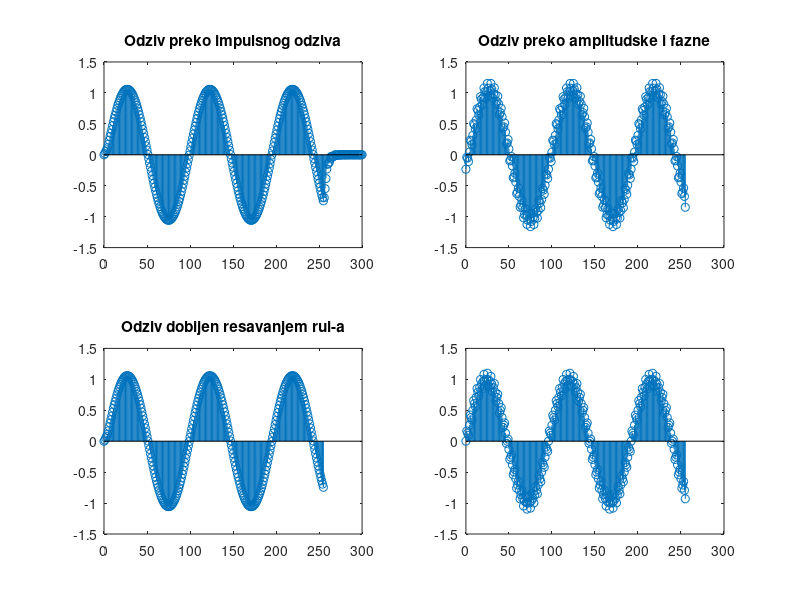
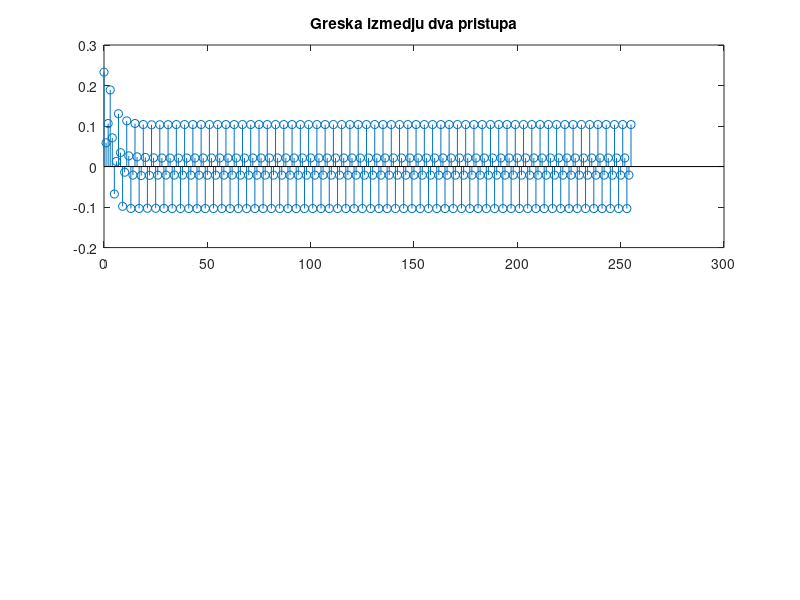

Source code (MATLAB) for these figures, in order:
% zadatak 3.5

fs =  48000
f1 = 500
f2 = 12000
n = 0 : 255;
b = [0.1094 0.1094 0.1094 0.1094]
a  = [0.96875 -1 0.96875 -0.53125]
delta = [1 zeros(1, 255)]
u = sin ( 2* pi* f1 /fs * n) + 0.1* sin (2* pi * f2 / fs * n)
subplot(2, 2, 4), stem(n, u)
g = filter(b, a, delta)
y3 = filter(b, a, u)


w = 2 * pi * f1 / fs
G = (0.1094 + 0.1094*exp(-i*w) + 0.1094*exp(-i*2*w) + 0.1094 * exp(-i*3*w)) ./ (0.96875 - 1 * exp(-i*w) + 0.96875*exp(-2*i*w) -0.53125*exp(-3*i*w))

A1 = abs(G)
F1 = angle(G)

w = 2 * pi * f2 / fs
A2 = abs(G)
F2 = angle(G)

y2 = conv(g, u)
subplot(2, 2, 1),   stem(0 : length(y2) - 1, y2)
title('Odziv preko impulsnog odziva')
xlim([0 300])

y1 = A1 * sin (2*pi*f1/fs*n + F1) + 0.1 * A2 * sin (2*pi*f2/fs*n + F2)
subplot(2, 2, 2), stem(n, y1)
title('Odziv preko amplitudske i fazne')

subplot(2, 2 , 3), stem(n, y3)
title('Odziv dobijen resavanjem rui-a')


y_greska = y3 - y1;
figure
subplot (2, 1, 1), stem (0 : length(y_greska) - 1 , y_greska); title ('Greska izmedju dva pristupa');
